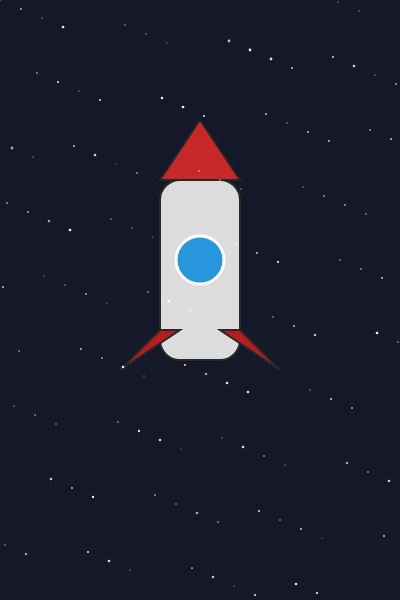
Frame 1 (no input)
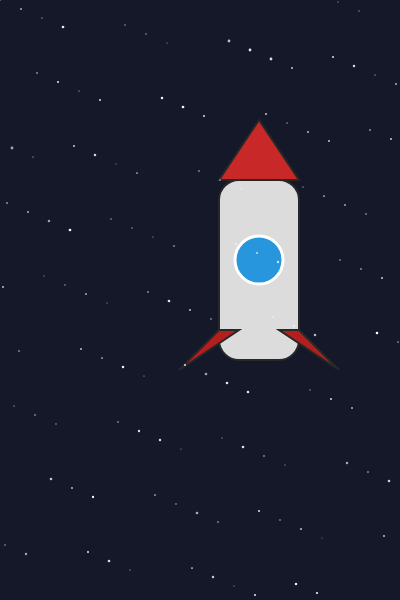
Frame 60 (no input)
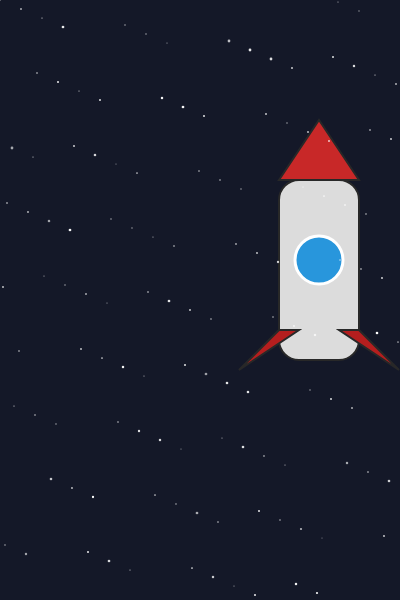
Frame 120 (the mouse pressed at the canvas centre since frame 60)

The p5.js sketch that drew these frames (run headless with seeded random() and noise() and a simulated clock; from frame 60 on, the mouse is pressed at the canvas centre):

// p5.js sketch
// ── sketch.js
let xMax= 400;
let yMax= 600; //variabili globali
let xrocket= xMax/2;
let yrocket= xMax*0.6;

function setup() {
  createCanvas(xMax, yMax);
}

function draw() {
  background(20,24,40);

  push();
  //corpo del rocket
  fill(220);
  stroke(40);
  strokeWeight(2);
  rectMode(CENTER);//partenza coordinate dell'angolo
  rect(xrocket, yrocket+30, 80, 180, 20);
  //nose del rocket
  fill(200,40,40); 
  triangle(xrocket-40,yrocket-60, xrocket, yrocket-120, xrocket+40, yrocket-60);
  //window
  fill(40,150,220); 
  stroke(255);
  strokeWeight(3);
  ellipse(xrocket, yrocket+20, 48, 48);

  //left and right wings
  fill(180,30,30);
  stroke(40);
  strokeWeight(2);
  triangle(xrocket-40, yrocket+90, xrocket-80, yrocket+130, xrocket-20, yrocket+90);
  triangle(xrocket+40, yrocket+90, xrocket+80, yrocket+130, xrocket+20, yrocket+90);

  pop(); //termine modifiche 

  push();
  randomSeed(99) //seme di generazione casuale
  noStroke(); //eliminare outline
  for(i=0; i<120; i++){ //120 stelle
    let sx = (i*37)%width;
    let sy = (i*73)%height;
    fill(255,255,255, random(150,255)); //numero casuale per col
    ellipse(sx, sy, random(1, 2.8)); //numero casuale per dim
    /*if(i%2 == 0){
      fill(255, 255, 150);
      ellipse(sx, sy, 1);
    }else if(i%3 == 0){
      fill (200, 100, 255);
      ellipse(sx, sy, 1.5);
    }else {
      fill(255,255,100);
      ellipse(sx, sy, 2.8);
  }*/
    }
  pop();
  xrocket = (xrocket + 1)%(xMax+120); //animazione
  //la percentuale restituisce valori fra 0 e valmax
  }
